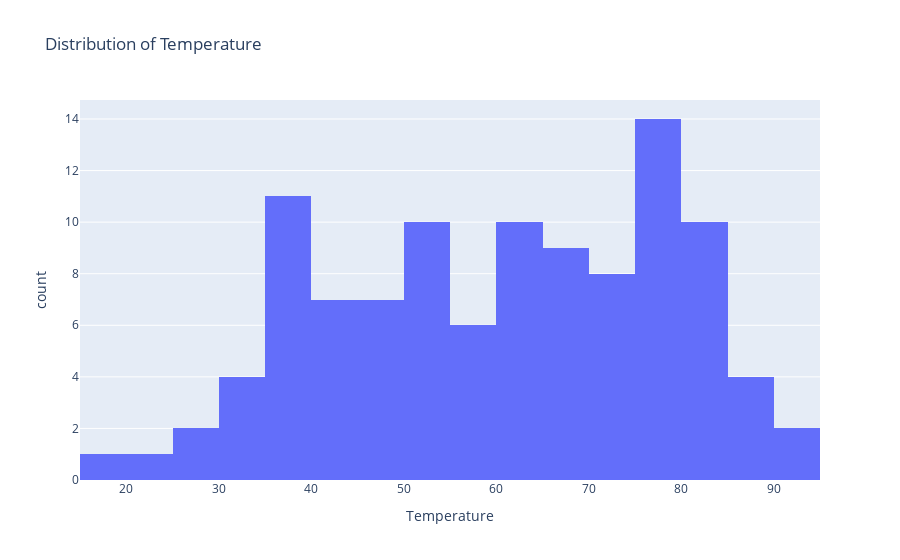
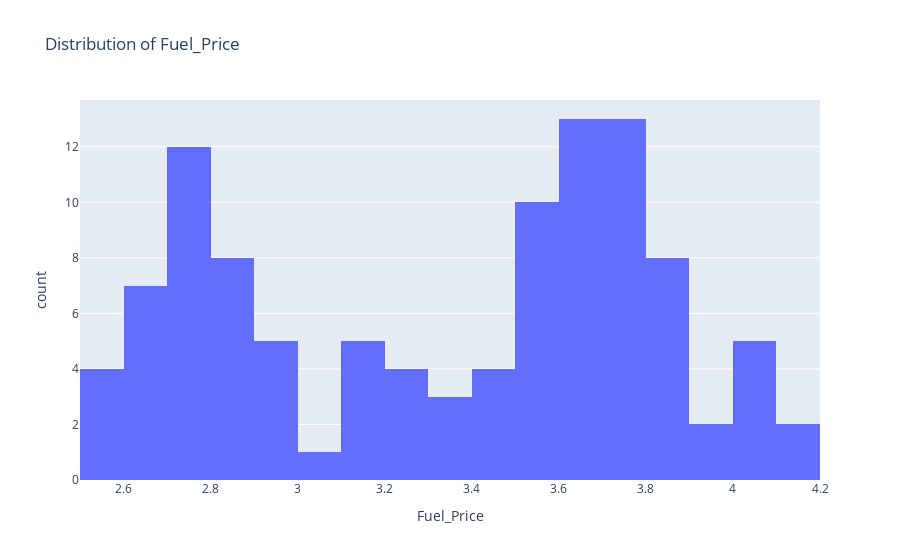
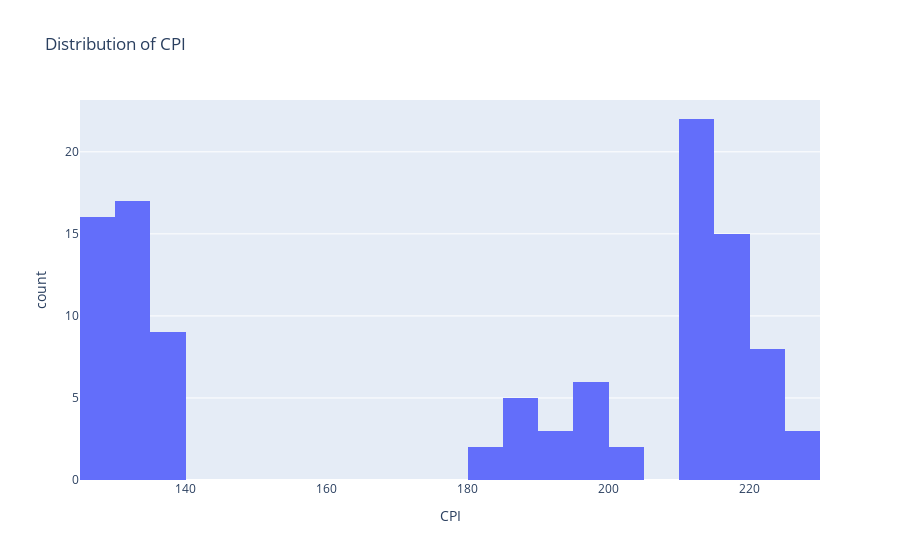
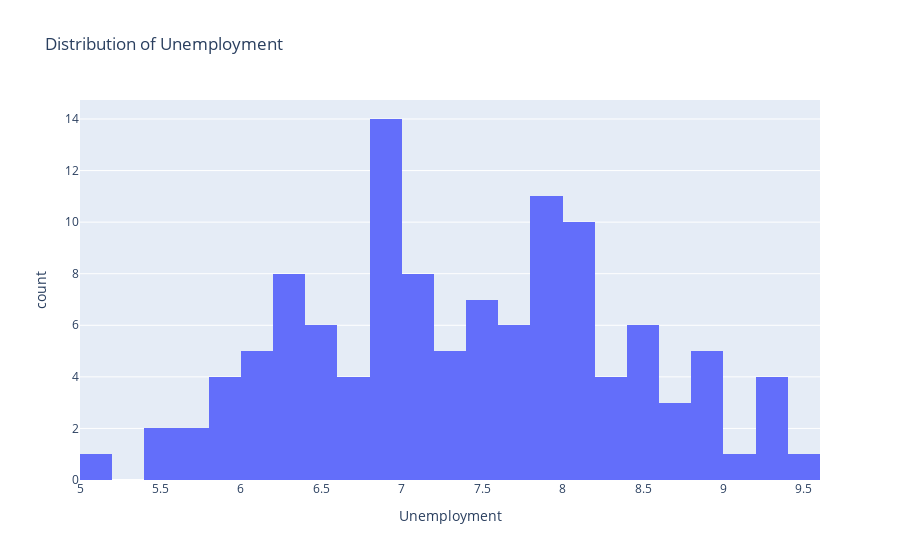

These figures' notebook cell, in order:
### Code cell
# Brows columns and plot their distribution
for column in float_col:
    fig = px.histogram(df, x=column, nbins=30, title=f"Distribution of {column}")
    fig.show()

### Figure 1 — Plotly figure (JSON) as saved in the notebook; plotly's stock layout.template omitted (floating-point values rounded to 4 significant figures)
{"data": [{"alignmentgroup": "True", "bingroup": "x", "hovertemplate": "Temperature=%{x}<br>count=%{y}<extra></extra>", "legendgroup": "", "marker": {"color": "#636efa", "pattern": {"shape": ""}}, "name": "", "nbinsx": 30, "offsetgroup": "", "orientation": "v", "showlegend": false, "type": "histogram", "x": [59.61, 42.38, 84.57, 78.89, null, 69.8, 39.93, 60.12, 82.92, 52.02, 36.61, 64.74, 60.07, 68.91, 76.34, 21.33, 50.13, 38.26, 77.38, 50.97, 39.07, 50.76, 44.82, 51.86, 43.95, 45.22, null, 18.79, 37, 33.26, 80.19, null, 81.85, 60.71, 50.43, null, null, 57.6, 38.51, 54.63, 82.46, 66.25, 91.65, 48.29, 61.11, 59.69, 41.76, 86.87, 63.6, 74.92, null, 36.85, null, 57.62, 69.17, 36.44, 43.43, 73.67, 45.71, 27.4, 36.78, 85.22, 75.17, 47.42, 62.25, 69.37, 49.96, null, 52.77, 79.97, 44.69, null, 75.19, 39.79, 76.42, 78.51, 68.91, 78.47, 74.78, 49.76, 90.32, 78.82, 83.52, 46.75, 69.75, 42.4, 82.7, 72.83, 34.89, 33.34, 28.85, null, 32.71, 69.9, 39.3, 82.99, 75.32, 89.42, 57.84, null, 68.26, 63.91, 61.79, 75.95, 73.25, 52.5, 82.84, 84.59, 88.44, 74.24, 50.6, 62.37, 75.54, 78.53, 73.44, 72.62, 55.2], "xaxis": "x", "yaxis": "y"}], "layout": {"barmode": "relative", "legend": {"tracegroupgap": 0}, "title": {"text": "Distribution of Temperature"}, "xaxis": {"anchor": "y", "domain": [0, 1], "title": {"text": "Temperature"}}, "yaxis": {"anchor": "x", "domain": [0, 1], "title": {"text": "count"}}}}

### Figure 2 — Plotly figure (JSON) as saved in the notebook; plotly's stock layout.template omitted (floating-point values rounded to 4 significant figures)
{"data": [{"alignmentgroup": "True", "bingroup": "x", "hovertemplate": "Fuel_Price=%{x}<br>count=%{y}<extra></extra>", "legendgroup": "", "marker": {"color": "#636efa", "pattern": {"shape": ""}}, "name": "", "nbinsx": 30, "offsetgroup": "", "orientation": "v", "showlegend": false, "type": "histogram", "x": [3.045, 3.435, null, 2.759, 2.756, 4.069, 3.617, 3.555, 3.554, 2.878, 3.767, 3.734, 2.853, 2.78, 2.85, 2.788, null, 2.725, 3.899, 4.029, 2.963, 4.124, 3.797, 3.261, 3.828, 2.915, 3.523, 3.103, null, 3.789, 3.467, 3.823, 3.57, 3.297, 4.023, 3.659, 3.73, 3.485, 2.548, 3.555, 2.64, 2.958, 3.684, 3.75, 3.788, 2.728, 3.625, 3.666, 3.648, 2.619, 2.64, 3.695, 4.046, 3.882, 3.594, 3.149, 3.287, 2.792, 2.572, 3.139, 2.817, 2.619, 2.808, 4.021, 3.308, null, 2.771, 3.63, 3.51, 3.972, 2.976, 3.793, 3.688, 3.739, 3.786, 2.642, 3.63, 3.76, 2.854, null, null, 2.814, 2.637, null, 3.815, 2.86, 3.346, 2.932, null, 2.548, 3.179, 3.722, null, 2.735, 3.936, 2.637, 2.582, 3.682, 3.596, 3.786, null, 3.308, 2.711, 3.606, 3.84, 3.529, 3.627, 3.469, 3.112, 3.807, 3.804, null, 3.285, 2.705, 3.594, 2.78, 4.17], "xaxis": "x", "yaxis": "y"}], "layout": {"barmode": "relative", "legend": {"tracegroupgap": 0}, "title": {"text": "Distribution of Fuel_Price"}, "xaxis": {"anchor": "y", "domain": [0, 1], "title": {"text": "Fuel_Price"}}, "yaxis": {"anchor": "x", "domain": [0, 1], "title": {"text": "count"}}}}

### Figure 3 — Plotly figure (JSON) as saved in the notebook; plotly's stock layout.template omitted (floating-point values rounded to 4 significant figures)
{"data": [{"alignmentgroup": "True", "bingroup": "x", "hovertemplate": "CPI=%{x}<br>count=%{y}<extra></extra>", "legendgroup": "", "marker": {"color": "#636efa", "pattern": {"shape": ""}}, "name": "", "nbinsx": 30, "offsetgroup": "", "orientation": "v", "showlegend": false, "type": "histogram", "x": [214.8, 128.6, 214.6, 212.4, 126.2, 134.9, 213.0, 224.1, 219.1, 132.8, 192.8, 221.2, 126.2, 211.9, null, 131.5, null, 189.7, 216.5, 138.9, 131.9, 138.0, 131.1, null, 192.8, 126.6, 217.3, 196.9, null, 134.0, 219.7, 134.3, 129.1, 218.6, 138.0, 198.1, 222.4, 194.4, 211.2, 220.3, 211.9, 132.5, 215.5, 197.4, 131.0, 211.7, 185.0, 130.7, 129.5, 214.9, 212.9, 189.8, 185.9, 130.6, 224.0, 129.9, 127.2, 132.6, 214.4, null, 126.8, 211.6, 204.6, 137.6, 218.2, null, 215.4, 221.4, 223.9, 135.9, 211.1, 131.0, 225.2, 213.5, 215.2, 214.7, null, 186.1, 210.3, 214.7, 126.1, 126.1, 214.8, 219.4, 135.4, 126.8, 225.3, 132.6, null, 214.6, 204.6, 138.2, 130.3, 215.1, 197.7, 215.0, 214.9, 216.0, 198.1, 215.5, 134.9, 221.6, 189.5, 129.2, 138.2, 130.8, 129.2, 129.1, 126.1, 217.0, 197.6, 212.6, null, 214.5, 227.0, 182.4, 137.9], "xaxis": "x", "yaxis": "y"}], "layout": {"barmode": "relative", "legend": {"tracegroupgap": 0}, "title": {"text": "Distribution of CPI"}, "xaxis": {"anchor": "y", "domain": [0, 1], "title": {"text": "CPI"}}, "yaxis": {"anchor": "x", "domain": [0, 1], "title": {"text": "count"}}}}

### Figure 4 — Plotly figure (JSON) as saved in the notebook; plotly's stock layout.template omitted (floating-point values rounded to 4 significant figures)
{"data": [{"alignmentgroup": "True", "bingroup": "x", "hovertemplate": "Unemployment=%{x}<br>count=%{y}<extra></extra>", "legendgroup": "", "marker": {"color": "#636efa", "pattern": {"shape": ""}}, "name": "", "nbinsx": 30, "offsetgroup": "", "orientation": "v", "showlegend": false, "type": "histogram", "x": [6.858, 7.47, 7.346, 7.092, 7.896, 7.658, 6.961, 6.833, 6.425, 9.331, 8.595, 7.348, 6.885, 7.092, 7.951, 9.202, 7.441, 8.963, 6.489, 8.243, 8.35, 8.15, 5.527, 6.833, 6.339, 6.635, 6.925, 8.256, 8.424, 7.771, 7.567, 8.975, 5.946, 6.3, 8.304, 6.061, 6.908, 8.622, 8.106, 7.057, 6.496, 8.099, 7.962, 6.162, 5.965, 8.163, 8.549, 7.17, 6.877, 6.315, 6.973, 8.424, 8.521, 7.545, 5.422, 5.143, 8.744, 9.342, 7.368, 9.331, 7.795, 7.787, 7.856, 7.943, 7.866, 7.527, 6.56, 5.943, 6.833, 7.806, 8.028, 6.235, 6.664, 6.961, 7.931, 6.442, 5.936, 8.625, 7.808, 6.299, 9.524, 7.951, 7.343, 7.057, 8.89, 7.127, 6.664, 8.099, 8.992, 6.299, 7.484, 8.15, 6.104, 7.564, 8.09, 6.384, 6.315, 6.529, 7.872, 7.682, 7.658, 7.197, 6.868, 6.877, 8.535, 6.104, 5.644, 5.644, 9.199, 6.855, 8.09, 6.768, 7.197, 7.343, 6.034, 8.899, 8.15], "xaxis": "x", "yaxis": "y"}], "layout": {"barmode": "relative", "legend": {"tracegroupgap": 0}, "title": {"text": "Distribution of Unemployment"}, "xaxis": {"anchor": "y", "domain": [0, 1], "title": {"text": "Unemployment"}}, "yaxis": {"anchor": "x", "domain": [0, 1], "title": {"text": "count"}}}}
